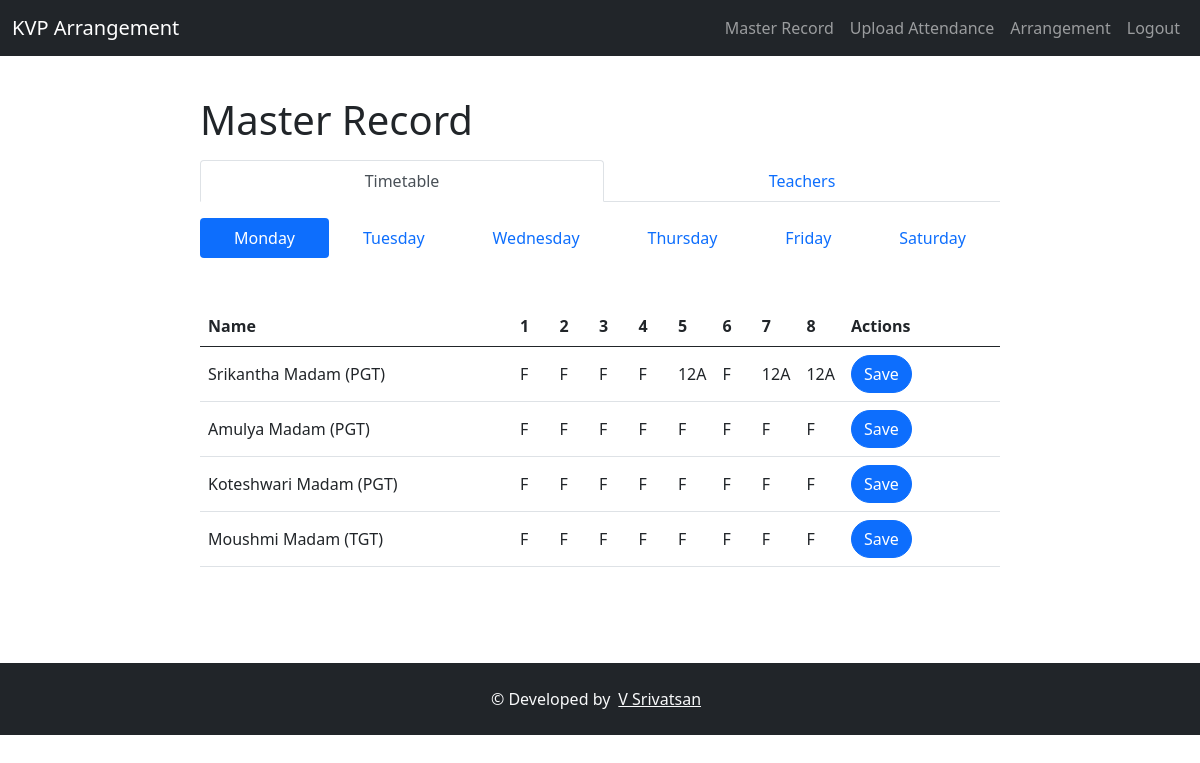
/master/ (signed in), run on the app's committed database.
### app/models.py (models this page shows, shortened)
class Teacher(models.Model):
    POSTS = [
        ('P', 'PGT'),
        ('T', 'TGT')
    ]
    uid = models.UUIDField(default=uuid.uuid4)
    name = models.CharField(max_length=32)
    post = models.CharField(max_length=1, choices=POSTS, default='T')
    def get_post(self):
        if self.post == 'P': return 'PGT'
        else: return 'TGT'

class Table(models.Model):
    teacher = models.ForeignKey(to=Teacher, on_delete=models.CASCADE)
    day = models.SmallIntegerField()
    p1 = models.CharField(max_length=3, default='F')
    p2 = models.CharField(max_length=3, default='F')
    p3 = models.CharField(max_length=3, default='F')
    p4 = models.CharField(max_length=3, default='F')
    p5 = models.CharField(max_length=3, default='F')
    p6 = models.CharField(max_length=3, default='F')
    p7 = models.CharField(max_length=3, default='F')
    p8 = models.CharField(max_length=3, default='F')
    def get_classes(self):
        return [
            self.p1, self.p2, self.p3, self.p4,
            self.p5, self.p6, self.p7, self.p8
        ]

### app/views.py (the view, shortened to what this page needs)
# urls.py: path('master/', views.master),
@login_required
def master(req):
    context = {'tt': [], 'teachers': [teacher for teacher in models.Teacher.objects.all()]}
    for day in range(6):
        table = {}
        for t in models.Table.objects.filter(day=day):
            table[t.teacher] = t.get_classes()
        context['tt'].append(table)
    return render(req, 'app/master.html', context)

### app/templates/app/master.html (shortened to what this page needs)
{% extends './base.html' %}
{% block main %}
    <h1>Master Record</h1>
    <ul class="nav nav-tabs nav-fill my-3" role="tablist">
        <li class="nav-item" role="presentation">
            <button class="nav-link active" id="home-tab" data-bs-toggle="tab" data-bs-target="#tt"
                type="button" role="tab" aria-controls="home" aria-selected="true">Timetable</button>
        </li>
        <li class="nav-item" role="presentation">
            <button class="nav-link" id="profile-tab" data-bs-toggle="tab" data-bs-target="#teachers"
                type="button" role="tab" aria-controls="profile" aria-selected="false">Teachers</button>
        </li>
    </ul>
    <div class="tab-content my-3">
        <div class="tab-pane fade show active" id="tt" role="tabpanel">
            <ul class="nav nav-pills nav-fill" role="tablist">
                <li class="nav-item" role="presentation">
                    <button class="nav-link active" id="home-tab" data-bs-toggle="tab" data-bs-target="#t0"
                        type="button" role="tab" aria-controls="home" aria-selected="true">Monday</button>
                </li>
                <li class="nav-item" role="presentation">
                    <button class="nav-link" id="profile-tab" data-bs-toggle="tab" data-bs-target="#t1"
                        type="button" role="tab" aria-controls="profile" aria-selected="false">Tuesday</button>
                </li>
                <li class="nav-item" role="presentation">
                    <button class="nav-link" id="contact-tab" data-bs-toggle="tab" data-bs-target="#t2"
                        type="button" role="tab" aria-controls="contact" aria-selected="false">Wednesday</button>
                </li>
                <li class="nav-item" role="presentation">
                    <button class="nav-link" id="contact-tab" data-bs-toggle="tab" data-bs-target="#t3"
                        type="button" role="tab" aria-controls="contact" aria-selected="false">Thursday</button>
                </li>
                <li class="nav-item" role="presentation">
                    <button class="nav-link" id="contact-tab" data-bs-toggle="tab" data-bs-target="#t4"
                        type="button" role="tab" aria-controls="contact" aria-selected="false">Friday</button>
                </li>
                <li class="nav-item" role="presentation">
                    <button class="nav-link" id="contact-tab" data-bs-toggle="tab" data-bs-target="#t5"
                        type="button" role="tab" aria-controls="contact" aria-selected="false">Saturday</button>
                </li>
            </ul>
            <div class="tab-content">
                {% for table in tt %}
                    <div class="tab-pane fade {% if forloop.counter0 == 0 %}show active{% endif %}"
                        id="t{{ forloop.counter0 }}" role="tabpanel">
                        <div class="table-responsive-lg">
                            <table class="table table-hover my-5">
                                <thead>
                                    <tr>
                                        <th scope="col" style="width: 40%">Name</th>
                                        <th scope="col" style="width: 5%">1</th>
                                        <th scope="col" style="width: 5%">2</th>
                                        <th scope="col" style="width: 5%">3</th>
                                        <th scope="col" style="width: 5%">4</th>
                                        <th scope="col" style="width: 5%">5</th>
                                        <th scope="col" style="width: 5%">6</th>
                                        <th scope="col" style="width: 5%">7</th>
                                        <th scope="col" style="width: 5%">8</th>
                                        <th scope="col" style="width: 20%">Actions</th>
                                    </tr>
                                </thead>
                                <tbody>
                                    {% for k, v in table.items %}
                                        <tr data-uid="{{ k.uid }}">
                                            <td scope="row" style="vertical-align: middle">{{ k.name }} ({{ k.get_post }})</td>
                                            {% for c in v %} <td scope="row" style="vertical-align: middle" contenteditable>{{ c }}</td> {% endfor %}
                                            <td scope="row" style="vertical-align: middle">
                                                <span class="btn btn-primary rounded-pill"
                                                    onclick="saveTT(this.parentElement.parentElement)">Save</span>
                                            </td>
                                        </tr>
                                    {% endfor %}
                                </tbody>
                            </table>
                        </div>
                    </div>
                {% endfor %}
            </div>
        </div>
    </div>
{% endblock main %}

### app/templates/app/base.html (shortened to what this page needs)
<!DOCTYPE html>
<html lang="en">
<head>
	<link href="https://cdn.jsdelivr.net/npm/bootstrap@5.0.2/dist/css/bootstrap.min.css" rel="stylesheet"
 />
</head>
<body>
	<nav class="navbar navbar-expand-lg navbar-dark bg-dark fixed-top">
		<div class="container-fluid">
			<a class="navbar-brand" href="/">KVP Arrangement</a>
			<div class="collapse navbar-collapse" id="navbarTogglerDemo03">
				<ul class="navbar-nav ms-auto mb-2 mb-lg-0 justify-content-center">
					{% if user.is_authenticated %}
						<li class="nav-item">
							<a class="nav-link" href="/master/">Master Record</a>
						</li>
						<li class="nav-item">
							<a class="nav-link" href="/upload/">Upload Attendance</a>
						</li>
						<li class="nav-item">
							<a class="nav-link" href="/arrangement/">Arrangement</a>
						</li>
						<li class="nav-item">
							<a class="nav-link" href="/logout/">Logout</a>
						</li>
					{% endif %}
				</ul>
			</div>
		</div>
	</nav>
	<main style='margin: 6rem 0' class="col-10 col-lg-8 mx-auto">
		{% block main %}{% endblock main %}
	</main>
	<footer>
		<div class="bg-dark d-flex justify-content-center text-light py-4">
			&copy; Developed by
			<a class="mx-2 text-light" href="https://srivatsan.vercel.app" target="_blank" rel="noreferrer">V Srivatsan</a>
		</div>
	</footer>
</body>
</html>

### data on the page
Teacher: name "Srikantha Madam", get_post "PGT", v "F" "F" "F" "F" "F"
Table: v "12A" "12A" "12A"
Teacher: name "Amulya Madam", get_post "PGT", v "F" "F" "F" "F" "F" "F" "F" "F"
Teacher: name "Koteshwari Madam", get_post "PGT", v "F" "F" "F" "F" "F" "F" "F" "F"
Teacher: name "Moushmi Madam", get_post "TGT", v "F" "F" "F" "F" "F" "F" "F" "F"
